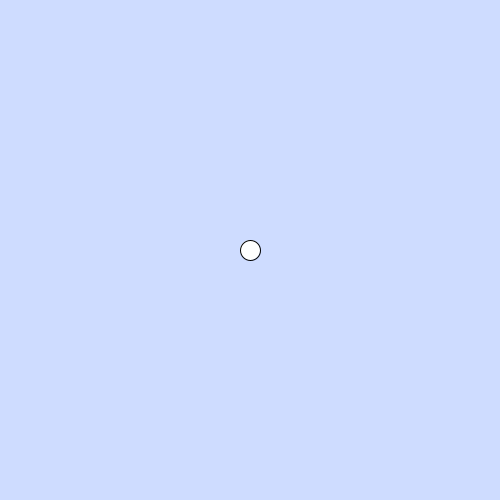
Frame 1 (no input)
Frame 60 (the mouse pressed at the canvas centre just before this capture): identical to frame 1, image omitted
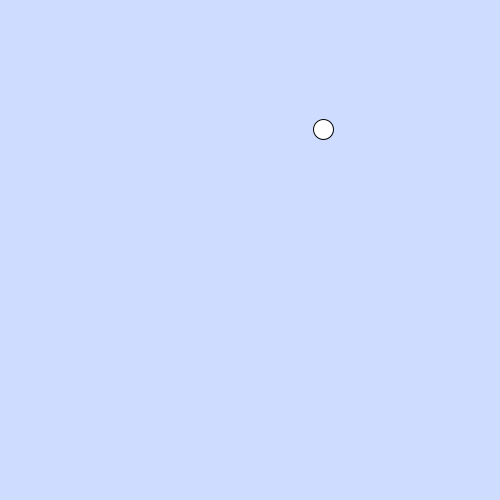
Frame 120 (the mouse held since frame 60 and released just before this capture)

The Processing sketch that drew these frames (run headless with seeded random() and noise(); from frame 60 on, the mouse is pressed at the canvas centre):

// Processing sketch: slippery_dot
// ── slippery_dot.pde
/*** When you are done, this program will draw an ellipse 
     that jumps to new location each time you click on it.
***/
 
 // 1. Create three integer variables to represent the x, y, and the size of the ellipse
    int x=250;
    int y=250;
    int size = 20;
    void setup() {
      // 2. Set the size of your sketch
      size(500,500);
    }
    
    void draw() {
    
      // 3. Set the background color of your sketch
      background(#CEDCFF);
      // 4. Draw an ellipse using the variables created at the top of the sketch for the location and size of your ellipse. 
      //    Make sure it fits in the window. Change the variables if it does not.
      ellipse(x,y,size,size);
    
    }
    
    /******** This method gets called automatically when you press the mouse ************/
    void mousePressed() {
      //5. Create an integer variable called distance
      int distance = getDistanceFromMouse(x,y);
      //6. The getDistanceFromMouse() method below returns a number.
      //   Set the value of your distance variable to the value returned by the getDistance method
      //   You will need to pass the x and y location of your ellipse to this method.
        
          
      //7.  Use an if statement to check if your distance variable is < the radius of the ellipse
      //    If it is, make a new x AND y for the ellipse, for a new random location on the window
      //    Hint: Use code like this      x = (int) random(width);
      if (distance<10){
        x = (int) random(width);
        y = (int) random(width);
      }
      
    }
    
    /********  This method gives you the number of pixels between the mouse and the x,y point ***********/
    int getDistanceFromMouse(int x, int y) {
      return (int)Math.sqrt(Math.pow((mouseX-x),2) + Math.pow((mouseY-y),2));
    }
